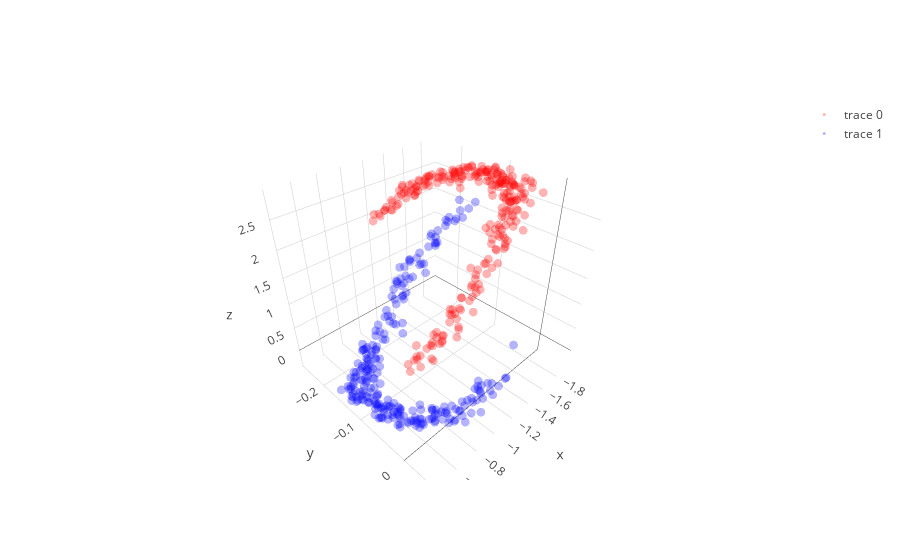

Notebook code cell kept with this figure:
### Code cell
# with all scale
expand_dim = 3
w1 = np.random.randn(2,expand_dim)
w2 = np.random.randn(expand_dim,1)
a  = np.ones(expand_dim); b = np.ones(expand_dim); c = np.zeros(expand_dim)

w1 = _sym_decorrelation(w1)
w2 = w2/(np.sqrt(np.sum(w2**2)))

temp_X = np.copy(X)
mini_batch_size = 5
for iter in range(2000):
    cum_loss = 0; temp_X   = shuffle(temp_X)
    
    for mini_batch in range(0,len(X),mini_batch_size):
        current_batch = temp_X[mini_batch:mini_batch+mini_batch_size]
        
        layer1 = current_batch @ w1
        layer1 = layer1  + (1/(iter+1))*np.random.randn(mini_batch_size,expand_dim)
        layer1a= a*g(b*layer1)+c
        layer1a= layer1a + (1/(iter+1))*np.random.randn(mini_batch_size,expand_dim)
        layer2 = layer1a       @ w2
        loss   = (w2.T @ layer1a.T @ layer1a @ w2).mean() + (w1.T @ current_batch.T @ current_batch @ w1).mean()
        
        grad2 = -layer1a.T @ layer1a @ w2 
        grad1a= -layer1a@w2@w2.T
        grada = grad1a*g(b*layer1)
        gradb = grad1a*a*g_grad(b*layer1)*layer1
        gradc = grad1a
        grad1 = current_batch.T @(grad1a*a*g_grad(b*layer1)*b) - 0.5 * current_batch.T @ current_batch @ w1 

        w2 = w2 - 0.000001  * grad2+ (1/(iter+1))*np.random.randn(expand_dim,1)
        a = a -   0.000009    * grada.sum(0)+ (1/(iter+1))*np.random.randn(expand_dim)
        b = b -   0.000009    * gradb.sum(0)+ (1/(iter+1))*np.random.randn(expand_dim)
        c = c -   0.0000009   * gradc.sum(0) + (1/(iter+1))*np.random.randn(expand_dim)
        w1 = w1 - 0.000001  * grad1+ (1/(iter+1))*np.random.randn(2,expand_dim)
        
        w1 = _sym_decorrelation(w1)
        w2 = w2/(np.sqrt(np.sum(w2**2)))
        a  = (a-a.mean())/a.std()
        b  = (b-b.mean())/b.std()
        c  = (c-c.mean())/c.std()
        cum_loss      = cum_loss + loss.mean()
        
    if iter%500==0:print('Iter : ',iter," Loss: ",cum_loss)

# projection
projected_mine = (a*g(b*(X @ w1))+c) @ w2

plt.figure(figsize=(20,5))
plt.subplot(1, 3, 1)
plt.scatter(X[y==0, 0], X[y==0, 1], color='red', alpha=0.5)
plt.scatter(X[y==1, 0], X[y==1, 1], color='blue', alpha=0.5)
plt.quiver(X.mean(0)[0], X.mean(0)[1], evector[0,0],evector[0,1], color=['b'], scale=2.5)
plt.quiver(X.mean(0)[0], X.mean(0)[1], evector[1,0],evector[1,1], color=['g'], scale=2.5)

plt.subplot(1, 3, 2,projection='3d')
one_layer_project = (a*g(b*(X @ w1))+c)
plt.scatter(one_layer_project[:,0],one_layer_project[:,1],one_layer_project[:,2], color='red')

plt.subplot(1, 3, 3)
plt.scatter(projected_mine[y==0], np.zeros((len(projected_mine)//2)),  color='red', alpha=0.05)
plt.scatter(projected_mine[y==1], np.zeros((len(projected_mine)//2)), color='blue', alpha=0.05)
plt.show()

trace1 = go.Scatter3d(
    x=one_layer_project[y==0,0],
    y=one_layer_project[y==0,1],
    z=one_layer_project[y==0,2],
    mode='markers',
    line=dict(color='red',width=0.5),
    marker=dict(size=3,opacity=0.3)
)
trace2 = go.Scatter3d(
    x=one_layer_project[y==1,0],
    y=one_layer_project[y==1,1],
    z=one_layer_project[y==1,2],
    mode='markers',
    line=dict(color='blue',width=0.5),
    marker=dict(size=3,opacity=0.3)
)
data = [trace1,trace2]
fig  = go.Figure(data=data)
iplot(fig)

### Figure 1 — Plotly figure (JSON) as saved in the notebook; plotly's stock layout.template omitted (floating-point values rounded to 4 significant figures; data arrays with more than 128 entries replaced by an {"elided": "..."} marker saying what was removed)
{"data": [{"line": {"color": "red", "width": 0.5}, "marker": {"opacity": 0.3, "size": 3}, "mode": "markers", "type": "scatter3d", "uid": "60d6ba49-f375-424c-b563-db64b896cec6", "x": {"elided": "250 float values"}, "y": {"elided": "250 float values"}, "z": {"elided": "250 float values"}}, {"line": {"color": "blue", "width": 0.5}, "marker": {"opacity": 0.3, "size": 3}, "mode": "markers", "type": "scatter3d", "uid": "abe9c6a0-2738-413b-ab38-8c0017a7a684", "x": {"elided": "250 float values"}, "y": {"elided": "250 float values"}, "z": {"elided": "250 float values"}}], "layout": {}}
